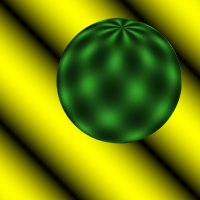
%> input picture assign_3/sphere1.ppm, 200 x 200 px; the run also reads 1 picture not shown here
$ octave --eval "demo_lucas_kanade;"   (GNU Octave 9; MATLAB toolbox functions it lacks are replaced by stand-ins)
%> lines starting %> are read from the running program, lines starting %| are printed output that depends on the picture
%> in demo_lucas_kanade, i1 is the input picture: size 200x200x3 uint8; mean R, G, B 117.1, 134, 5.8
### assign_3/RS_lucas_kanade.m
function lucas_kanade(image1, image2, sects)
%> called with sects = 15
    if nargin == 2
        sects = 15;
    end
    % get the image size and new sizes
    im1 = im2double(rgb2gray(image1));
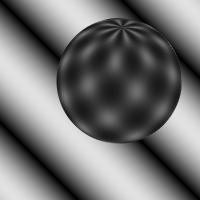
%> im1: size 200x200 double; min 0, max 0.882, mean 0.448
    im2 = im2double(rgb2gray(image2));
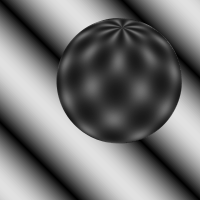
%> im2: size 200x200 double; min 0, max 0.882, mean 0.449
    [h,w] = size(im1);
%> h = 200; w = 200
    h_adjust = (floor(h/sects)*sects);
%> h_adjust = 195
    w_adjust = (floor(w/sects)*sects);
%> w_adjust = 195

    im1 = im1(1:h_adjust, 1:w_adjust);
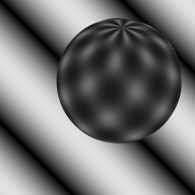
%> im1: size 195x195 double; min 0, max 0.882, mean 0.442
    im2 = im2(1:h_adjust, 1:w_adjust);
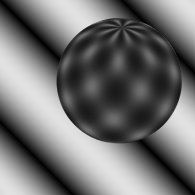
%> im2: size 195x195 double; min 0, max 0.882, mean 0.442; mean of the top-left, top-right, bottom-left and bottom-right quarters 0.487, 0.305, 0.512, 0.464


    window1 = mat2cell(im1, repelem(sects, h_adjust/sects), repelem(sects, w_adjust/sects));
%> window1 = 169 items
    window2 = mat2cell(im2, repelem(sects, h_adjust/sects), repelem(sects, w_adjust/sects));
%> window2 = 169 items
    flow_h = zeros(h_adjust/sects,w_adjust/sects);
    flow_w = zeros(h_adjust/sects,w_adjust/sects);

    % get flow information for horizontal and vertical directions
    for i = 1:h_adjust/sects
        for j= 1:w_adjust/sects
            v = solve_sys(window1{i,j},window2{i,j});
            flow_h(i,j) = v(1);
            flow_w(i,j) = v(2);
        end
    end
%> `demo_lucas_kanade;`:
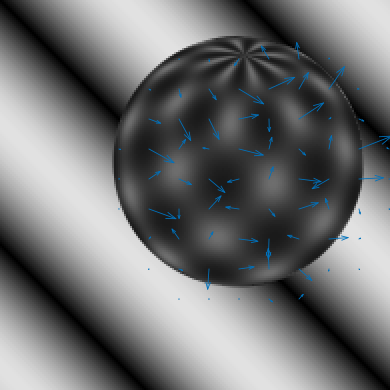
%> figure redrawn from the program's plot data; shown 2 times larger
    figure(1);
%     imshow(image1);
    imshow(im1);
    hold on;
    quiver(sects*(1:h_adjust/sects),sects*(1:w_adjust/sects),flow_h,flow_w);
end

% [6 lines left out: function solve_sys, not called in this run]

### assign_3/RS_demo_lucas_kanade.m
function demo_lucas_kanade()
    %i1 = im2double(rgb2gray(imread('sphere1.ppm')));
    %i2 = im2double(rgb2gray(imread('sphere2.ppm')));
    i1 = imread('sphere1.ppm');
    i2 = imread('sphere2.ppm');
    sects = 15;
    RS_lucas_kanade(i1,i2,sects);
end
